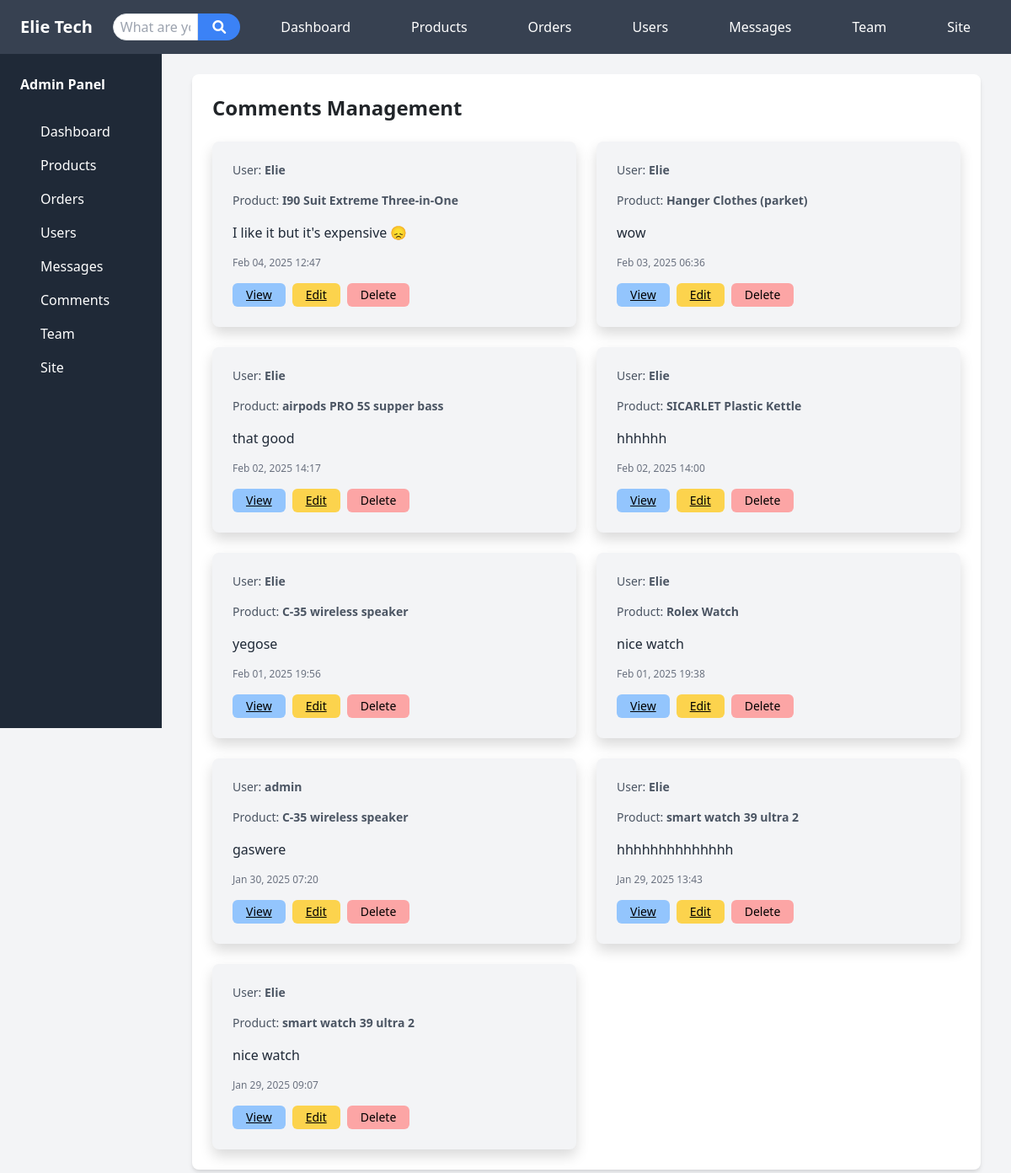
The app's page /admin-panel/comments/ (signed in), older data.
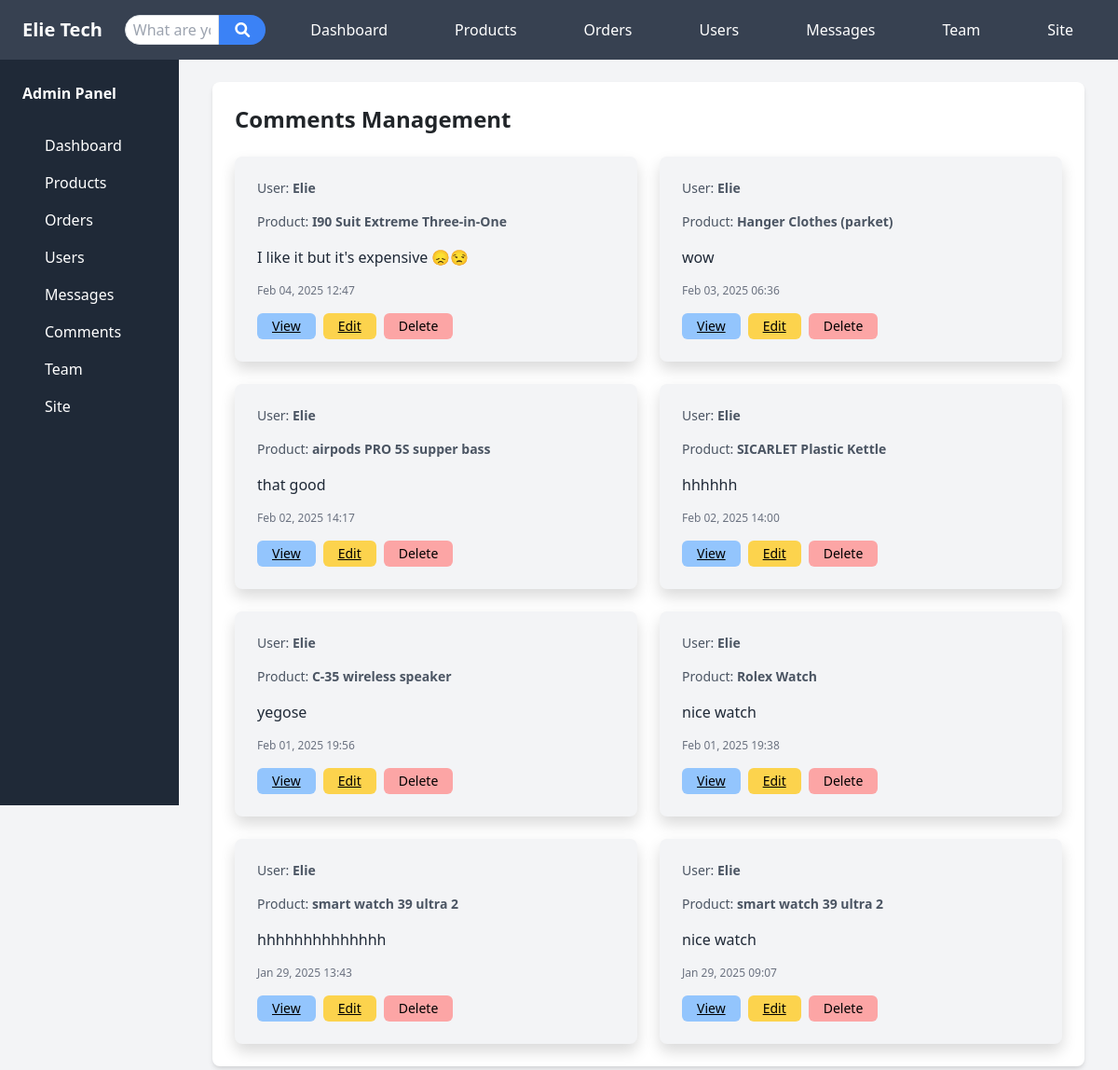
The same page, newer data.
### store/models.py (models this page shows, shortened)
class Comment(models.Model):
    user = models.ForeignKey(User, on_delete=models.CASCADE)
    product = models.ForeignKey(Product, on_delete=models.CASCADE)
    content = models.TextField()
    timestamp = models.DateTimeField(auto_now_add=True)

class Product(models.Model):
    CATEGORY_CHOICES = [
        ('accessories', 'Accessories & Gadgets'),
        ("smartphones", "Smartphones & Accessories"),
        ("laptops", "Laptops & Computers"),
        ("tv_entertainment", "TVs & Home Entertainment"),
        ("audio", "Audio & Headphones"),
        ("gaming", "Gaming & Accessories"),
        ("cameras", "Cameras & Photography"),
        ("wearables", "Wearables & Smartwatches"),
        ("home_appliances", "Home Appliances"),
        ("networking", "Networking & Internet"),
        ("power", "Power & Batteries"),
        ("drones", "Drones & RC Gadgets"),
        ("diy", "DIY Electronics & Components"),
        ("office", "Office & Stationery Tech"),
        ("car_electronics", "Car Electronics"),
        ("security", "Security & Surveillance"),
        ("software", "Software & Apps"),
        ("other", "Other Electronics"),
    ]
    name = models.CharField(max_length=100)
    description = models.TextField()
    price = models.DecimalField(max_digits=10, decimal_places=0, default=0.0)
    expected_price = models.DecimalField(max_digits=10, decimal_places=2, default=0.0)
    stock = models.PositiveIntegerField(default=0)
    created_at = models.DateTimeField(auto_now_add=True)
    likes = models.ManyToManyField(User, related_name="liked_products", blank=True)
    comments = models.ManyToManyField(User, through="Comment", related_name="commented_products", blank=True)
    category = models.CharField(max_length=50, choices=CATEGORY_CHOICES, default="accessories")  # Category Field

### store/views.py (the view)
# urls.py: path('admin-panel/comments/', views.admin_comment_list, name='admin_comment_list'),
@staff_member_required
def admin_comment_list(request):
    comments = Comment.objects.all().order_by('-timestamp')  # Use Comment, not comment
    return render(request, 'admin/comments_list.html', {'comments': comments})

### store/context_processors.py (called while the page is built)
def unread_message_count(request):
    unread_count = 0
    if request.user.is_authenticated:
        unread_count = Message.objects.filter(
            recipient=request.user,  # <-- Fix here
            is_read=False
        ).count()
    return {'unread_message_count': unread_count}

### templates/admin/comments_list.html (shortened to what this page needs)
{% extends 'admin/base.html' %}
{% block content %}
<div class="bg-white rounded-lg shadow-md p-6">
    <h2 class="text-2xl font-bold mb-4">Comments Management</h2>
    <div class="grid grid-cols-1 md:grid-cols-2 gap-4">
        {% for comment in comments %}
        <div class="bg-gray-100 p-4 rounded-lg shadow">
            <div>
                <p class="text-sm text-gray-600">User: <span class="font-semibold">{{ comment.user.username }}</span></p>
                <p class="text-sm text-gray-600">Product: <span class="font-semibold">{{ comment.product.name }}</span></p>
                <p class="text-gray-800 mt-2">{{ comment.content|truncatechars:50 }}</p>
                <p class="text-xs text-gray-500 mt-2">{{ comment.timestamp|date:"M d, Y H:i" }}</p>
            </div>
            <div class="flex space-x-2 mt-2">
                <a href="{% url 'admin_view_comment' comment.id %}"
                   class="bg-blue-300 text-black px-3 py-1 rounded hover:bg-blue-600 text-sm">
                    View
                </a>
                <a href="{% url 'admin_edit_comment' comment.id %}"
                   class="bg-yellow-300 text-black px-3 py-1 rounded hover:bg-yellow-600 text-sm">
                    Edit
                </a>
                <form method="POST" action="{% url 'admin_delete_comment' comment.id %}">
                    <button type="submit" class="bg-red-300 text-black px-3 py-1 rounded hover:bg-red-600 text-sm">
                        Delete
                    </button>
                </form>
            </div>
        </div>
        {% empty %}
        <p class="text-gray-500">No comments available.</p>
        {% endfor %}
    </div>
</div>
{% endblock %}

Row changes from the older to the newer data that the page shows:
removed Comment: user.username "admin", product.name "C-35 wireless speaker", content "gaswere", timestamp "Jan 30, 2025 07:20"
changed Comment "I90 Suit Extreme Three-in-One": content "I like it but it's expensive 😞" → "I like it but it's expensive 😞😒"
